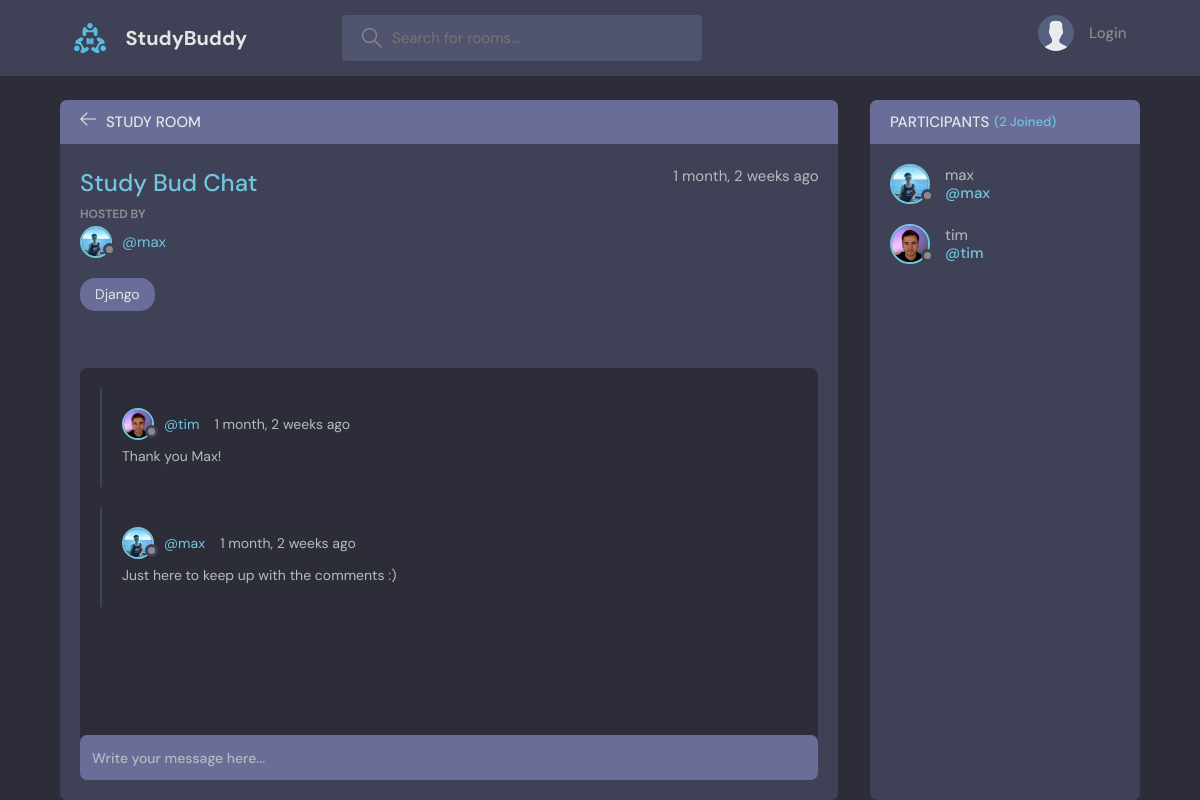
Page /room/3/ on the committed database.
### base/models.py (models this page shows, shortened)
class Room(models.Model):
    host = models.ForeignKey(User, on_delete= models.SET_NULL, null= True)
    topic = models.ForeignKey(Topic, on_delete= models.SET_NULL, null= True)
    name = models.CharField(max_length=200)
    description = models.TextField(null= True, blank= True)
    participants = models.ManyToManyField(
        User, related_name="participants", blank= True)
    updated = models.DateTimeField(auto_now= True)
    created = models.DateTimeField(auto_now_add= True)
    class Meta:
        ordering = ['-updated', '-created']

class User(AbstractUser):
    name = models.CharField(max_length= 200, null= True)
    email = models.EmailField(unique= True , null= True)
    bio = models.TextField(null= True)
    avator = models.ImageField(null= True, default= "avatar.svg")
    USERNAME_FIELD = 'email'
    REQUIRED_FIELDS = []

class Topic(models.Model):
    name = models.CharField(max_length=200)
    def __str__(self):
        return self.name

class Message(models.Model):
    user = models.ForeignKey(User, on_delete= models.CASCADE)
    room = models.ForeignKey(Room, on_delete= models.CASCADE)
    body = models.TextField()
    updated = models.DateTimeField(auto_now= True)
    created = models.DateTimeField(auto_now_add= True)
    class Meta:
        ordering = ['-updated', '-created']

### base/views.py (the view, shortened to what this page needs)
# urls.py: path('room/<str:pk>/', views.room, name="room"),
def room(request, pk):
    room = Room.objects.get(id = pk)
    room_messages = room.message_set.all().order_by('-created')
    participants = room.participants.all()
    context = {"room": room, "room_messages": room_messages, "participants": participants}
    return render(request, 'base/room.html', context)

### base/templates/base/room.html (shortened to what this page needs)
{% extends 'main.html' %}
{% block content %}
    <main class="profile-page layout layout--2">
      <div class="container">
        <div class="room">
          <div class="room__top">
            <div class="room__topLeft">
              <a href="{% url 'home' %}">
                <svg version="1.1" xmlns="http://www.w3.org/2000/svg" width="32" height="32" viewBox="0 0 32 32">
                  <title>arrow-left</title>
                  <path
                    d="M13.723 2.286l-13.723 13.714 13.719 13.714 1.616-1.611-10.96-10.96h27.625v-2.286h-27.625l10.965-10.965-1.616-1.607z"
                  ></path>
                </svg>
              </a>
              <h3>Study Room</h3>
            </div>
          </div>
          <div class="room__box scroll">
            <div class="room__header scroll">
              <div class="room__info">
                <h3>{{room.name}}</h3>
                <span>{{room.created | timesince}} ago</span>
              </div>
              <div class="room__hosted">
                <p>Hosted By</p>
                <a href="{% url 'user-profile' room.host.id %}" class="room__author">
                  <div class="avatar avatar--small">
                    <img src="{{room.host.avator.url}}" />
                  </div>
                  <span>@{{room.host.username}}</span>
                </a>
              </div>
              <span class="room__topics">{{room.topic}}</span>
            </div>
            <div class="room__conversation">
              <div class="threads scroll">
                {% for message in room_messages %}
                <div class="thread">
                  <div class="thread__top">
                    <div class="thread__author">
                      <a href="{% url 'user-profile' message.user.id %}" class="thread__authorInfo">
                        <div class="avatar avatar--small">
                          <img src="{{message.user.avator.url}}" />
                        </div>
                        <span>@{{message.user.username}}</span>
                      </a>
                      <span class="thread__date">{{message.created | timesince}} ago</span>
                    </div>
                  </div>
                  <div class="thread__details">
                    {{message.body}}
                  </div>
                </div>
                {% endfor %}
              </div>
            </div>
          </div>
          <div class="room__message">
            <form action="" method="post">
              <input name="body" placeholder="Write your message here..." />
            </form>
          </div>
        </div>
        <div class="participants">
          <h3 class="participants__top">Participants <span>({{participants.count}} Joined)</span></h3>
          <div class="participants__list scroll">
            {% for user in participants %}
            <a href="{% url 'user-profile' user.id %}" class="participant">
              <div class="avatar avatar--medium">
                <img src="{{user.avator.url}}" />
              </div>
              <p>
                {{user.username}}
                <span>@{{user.username}}</span>
              </p>
            </a>
            {% endfor %}
          </div>
        </div>
      </div>
    </main>
  </body>
</html>
{% endblock content %}

### rows in the picture
Room: name "Study Bud Chat", created "1 month, 2 weeks", host.avator (picture), host.username "max", topic "Django"
Message: user.avator (picture), user.username "tim", created "1 month, 2 weeks", body "Thank you Max!"
Message: user.avator (picture), user.username "max", created "1 month, 2 weeks", body "Just here to keep up with the comments :)"
User: avator (picture), username "max"
User: avator (picture), username "tim"

### other values in the picture
{{ participants.count }} "2"
